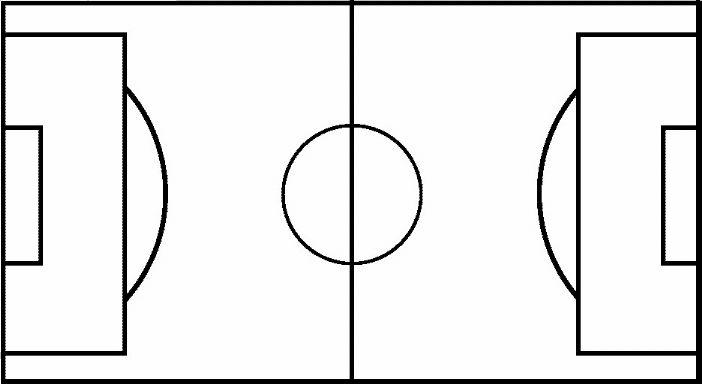
#> input picture images/modelSoccerField.jpg, 702 x 384 px
$ python homo2.py
#> lines starting #> are read from the running program, lines starting #| are printed output that depends on the picture
#!/usr/bin/env python
import cv2
import numpy as np

if __name__ == '__main__' :

    # Read source image.
    im_src = cv2.imread('images/modelSoccerField.jpg')
#> im_src is the input picture: shape (384, 702, 3); min 0, max 255, mean 232.3

    # Four corners of the book in source image
    pts_src = np.array([[141, 131], [480, 159], [493, 630],[64, 601]], np.float32)

    # Read destination image.
    im_dst = cv2.imread('images/input1.png')
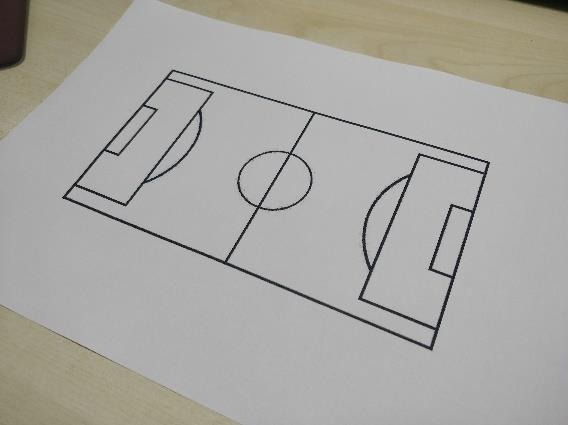
#> input picture images/input1.png, 568 x 425 px
#> im_dst is the input picture: shape (425, 568, 3); mean B, G, R 161.5, 166.4, 167.8

    # Four corners of the book in destination image.
    pts_dst = np.array([[318, 256],[534, 372],[316, 670],[73, 473]], np.float32)

    # Calculate Homography
    h, status = cv2.findHomography(pts_src, pts_dst)
    #resmatrix = cv2.getPerspectiveTransform(pts_src, pts_dst)
    # no difference between using `findHomography` and `getPerspectiveTransform` if you're using 4 points as input.

    # Warp source image to destination based on homography
    im_out = cv2.warpPerspective(im_src, h, (im_dst.shape[1],im_dst.shape[0]))
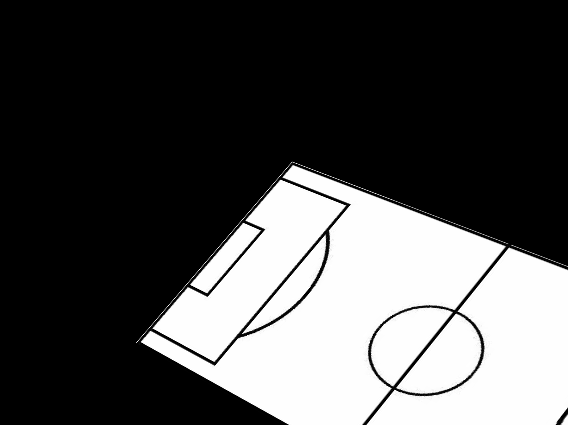
#> im_out: shape (425, 568, 3); min 0, max 255, mean 77.7
    #im_out2 = cv2.warpPerspective(im_src, resmatrix, (im_dst.shape[1],im_dst.shape[0]))

    # Display images
    cv2.imshow("Source Image", im_src)
    cv2.imshow("Destination Image", im_dst)
    cv2.imshow("Warped Source Image", im_out)
    # cv2.imshow("Got perspective Source Image", im_out2)
    cv2.waitKey(0)
